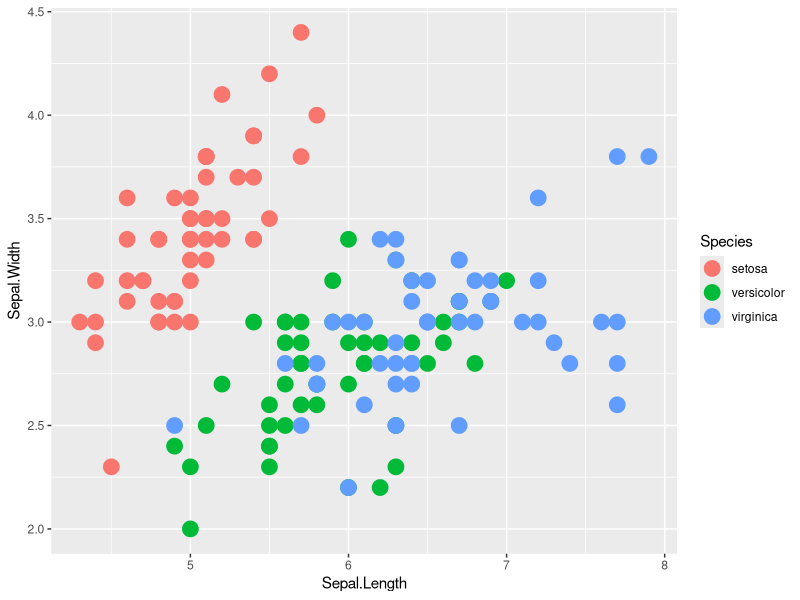

The R source for this figure:
library(tidyverse)


head(iris) # git addition

View(iris)

ggplot(iris, aes(x=Sepal.Length, y=Sepal.Width)) +
  geom_point(aes(color=Species), size=5)

